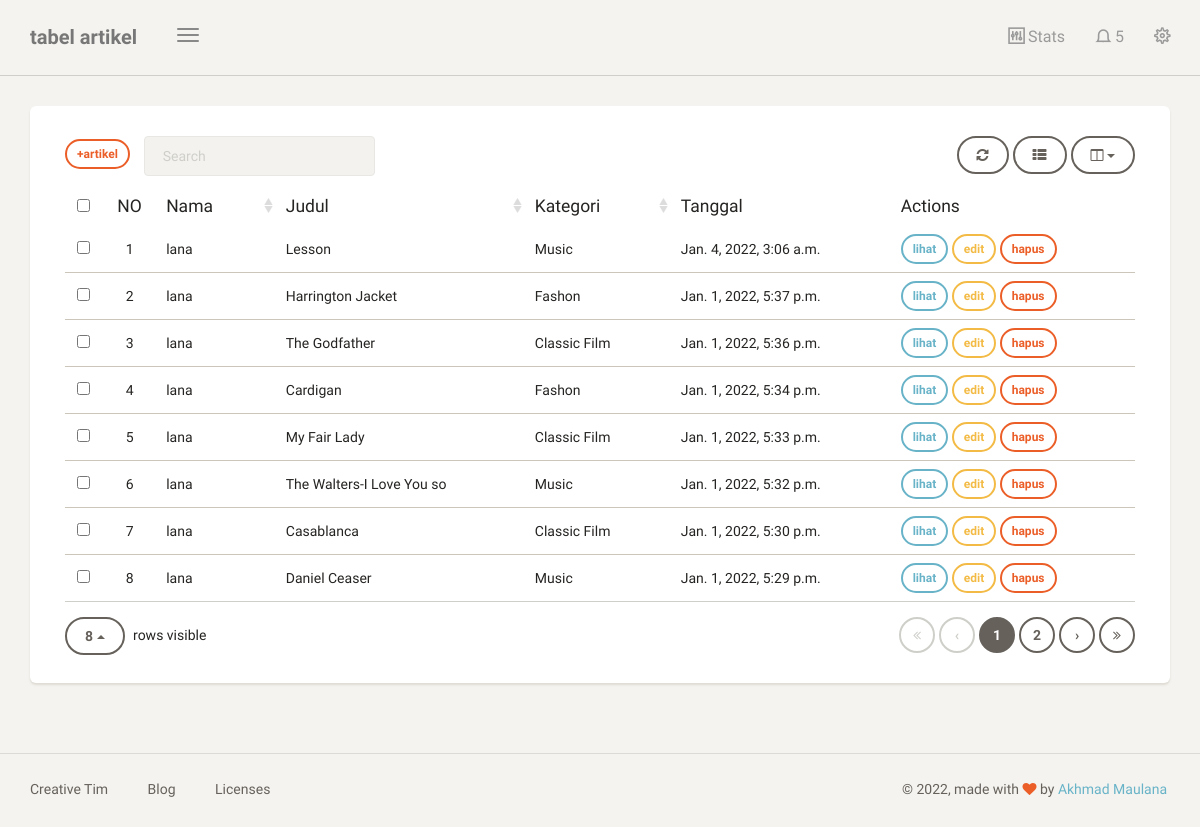
The page /dashboard/artikel/ (signed in) on the database its author committed.
### blog/models.py (models this page shows, shortened)
class Artikel(models.Model):
    nama = models.ForeignKey(User, on_delete=models.CASCADE, blank=True, null=True)
    judul = models.CharField(max_length=100)
    body = RichTextUploadingField(blank=True, null=True,
                                        config_name='special',
                                        external_plugin_resources=[(
                                            'youtube',
                                            '/static/ckeditor_plugins/youtube/youtube/',
                                            'plugin.js',
                                        )],
    )
    kategory = models.ForeignKey(Kategori, on_delete=models.CASCADE)
    date = models.DateTimeField(auto_now_add=True)
    class Meta:
        ordering =['-date']
        verbose_name_plural = "Artikel"

class Kategori(models.Model):
    nama = models.CharField(max_length=20)
    def __str__(self):
        return self.nama
    class Meta:
        verbose_name_plural = "Kategori"

### blog/views.py (the view)
# urls.py: path('artikel/',artikel, name='tabel_artikel'),
@login_required
def artikel(request):
    template_name = "back/tabel_artikel.html"
    artikel = Artikel.objects.filter(nama = request.user)
    context = {
        'title':'tabel artikel',
        'artikel':artikel,
    }
    return render(request, template_name, context)

### templates/back/tabel_artikel.html (shortened to what this page needs)
{% extends 'back/base.html' %} {% block content %}
<div class="content">
    <div class="container-fluid">
        <div class="row">
            <div class="col-md-12">
                <div class="card">
                    <div class="card-content">
                        <div class="toolbar">
                            <a class="btn btn-sm btn-danger" href="{% url 'tambah_artikel' %}">+artikel</a> &nbsp;&nbsp;&nbsp;
                        </div>
                        <table id="bootstrap-table" class="table">
                            <thead>
                                <th data-field="id" class="text-center">NO</th>
                                <th data-field="name" data-sortable="true">Nama</th>
                                <th data-field="salary" data-sortable="true">Judul</th>
                                <th data-field="country" data-sortable="true">Kategori</th>
                                <th data-field="city">Tanggal</th>
                                <th>Actions</th>
                            </thead>
                            <tbody>
                                {% for a in artikel %}
                                <tr>
                                    <td>{{forloop.counter}}</td>
                                    <td>{{a.nama}}</td>
                                    <td>{{a.judul}}</td>
                                    <td>{{a.kategory}}</td>
                                    <td>{{a.date}}</td>
                                    <td>
                                        <a class="btn btn-sm btn-info" href="{% url 'lihat_artikel' a.id %}">lihat</a>
                                        <a class="btn btn-sm btn-warning" href="{% url 'edit_artikel' a.id %}">edit</a>
                                        <a onclick= "return confirm('hapus artikel?');" class="btn btn-sm btn-danger" href="{% url 'delete_artikel' a.id %}">hapus</a>
                                    </td>
                                </tr>
                                {% endfor %}
                            </tbody>
                        </table>
                    </div>
                </div>
            </div>
        </div>
    </div>
</div>
{% endblock content %} {% block js %} {% endblock js %}

### templates/back/base.html (shortened to what this page needs)
{% load static %}
<!doctype html>
<html lang="en">
<head>
    <link href="{% static 'back/css/bootstrap.min.css' %}" rel="stylesheet" />
    <link href="{% static 'back/css/paper-dashboard.css' %}" rel="stylesheet" />
    <link href="{% static 'back/css/demo.css' %}" rel="stylesheet" />
    <link href="https://maxcdn.bootstrapcdn.com/font-awesome/latest/css/font-awesome.min.css" rel="stylesheet">
    <link href="{% static 'back/css/themify-icons.css' %}" rel="stylesheet">
</head>
<body>
    <div class="wrapper">
        <div class="main-panel">
            <nav class="navbar navbar-default">
                <div class="container-fluid">
                    <div class="navbar-header">
                        <button type="button" class="navbar-toggle">
	                        <span class="icon-bar bar1"></span>
	                        <span class="icon-bar bar2"></span>
	                        <span class="icon-bar bar3"></span>
	                    </button>
                        <a class="navbar-brand" href="#datatable">{{title}}</a>
                    </div>
                    <div class="collapse navbar-collapse">
                        <ul class="nav navbar-nav navbar-right">
                            <li>
                                <a href="#stats" class="dropdown-toggle btn-magnify" data-toggle="dropdown">
                                    <i class="ti-panel"></i>
                                    <p>Stats</p>
                                </a>
                            </li>
                            <li class="dropdown">
                                <a href="#notigfications" class="dropdown-toggle" data-toggle="dropdown">
                                    <i class="ti-bell"></i>
                                    <span class="notification">5</span>
                                </a>
                            </li>
                            <li>
                                <a href="#settings" class="btn-rotate">
                                    <i class="ti-settings"></i>
                                </a>
                            </li>
                        </ul>
                    </div>
                </div>
            </nav>
            {% block content %} {% endblock content %}
            <footer class="footer">
                <div class="container-fluid">
                    <nav class="pull-left">
                        <ul>
                            <li>
                                <a href="https://www.creative-tim.com">
	                                Creative Tim
	                            </a>
                            </li>
                            <li>
                                <a href="https://blog.creative-tim.com">
	                               Blog
	                            </a>
                            </li>
                            <li>
                                <a href="https://www.creative-tim.com/license">
	                                Licenses
	                            </a>
                            </li>
                        </ul>
                    </nav>
                    <div class="copyright pull-right">
                        &copy;
                        , made with <i class="fa fa-heart heart"></i> by <a href="#">Akhmad Maulana</a>
                    </div>
                </div>
            </footer>
        </div>
    </div>
</body>
</html>

### templates/back/menu.html (shortened to what this page needs)
{% load static %}

### rows shown on the page
Artikel: nama "lana", judul "Lesson", kategory "Music", date "Jan. 4, 2022, 3:06 a.m."
Artikel: nama "lana", judul "Harrington Jacket", kategory "Fashon", date "Jan. 1, 2022, 5:37 p.m."
Artikel: nama "lana", judul "The Godfather", kategory "Classic Film", date "Jan. 1, 2022, 5:36 p.m."
Artikel: nama "lana", judul "Cardigan", kategory "Fashon", date "Jan. 1, 2022, 5:34 p.m."
Artikel: nama "lana", judul "My Fair Lady", kategory "Classic Film", date "Jan. 1, 2022, 5:33 p.m."
Artikel: nama "lana", judul "The Walters-I Love You so", kategory "Music", date "Jan. 1, 2022, 5:32 p.m."
Artikel: nama "lana", judul "Casablanca", kategory "Classic Film", date "Jan. 1, 2022, 5:30 p.m."
Artikel: nama "lana", judul "Daniel Ceaser", kategory "Music", date "Jan. 1, 2022, 5:29 p.m."

### other values the page prints
{{ title }} "tabel artikel"
